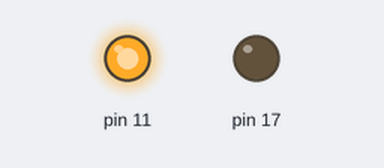
The sketch below on a simulated Arduino Uno, built with avr-gcc and run on an emulated ATmega328P. On the bench: output pins drawn as LEDs (lit = HIGH). At 0.5 s the program stops and its outputs stay as they are.

Above: at 0.1 s.
Timing chart, 0 to 1.6 s (numbered marks = the images above):
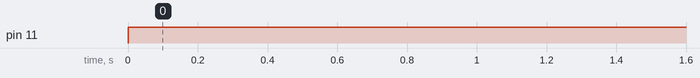

The sketch:

runnigpatre.ino
```cpp
#define F_CPU 160000000UL
#include<AVR/IO.h>
int main(void)
{
  DDRB |= (1<<PB3);
  DDRC |= (1<<PC3);
  PORTB |= (1<<PB3);
  while(1)
  {
     PORTB |= (1<<PB3);
     _delay_ms(500);
     if(!(PINB &(1<<PB3)))
     {
      PORTC |=(1<<PC3);
      _delay_ms(500);
     }
     else
     {
      PORTC&~ -(1<<PC3);
     }
  return 0;
}
}
```

Measured:
- by itself, pin 11: LOW → HIGH at 0.00 s
